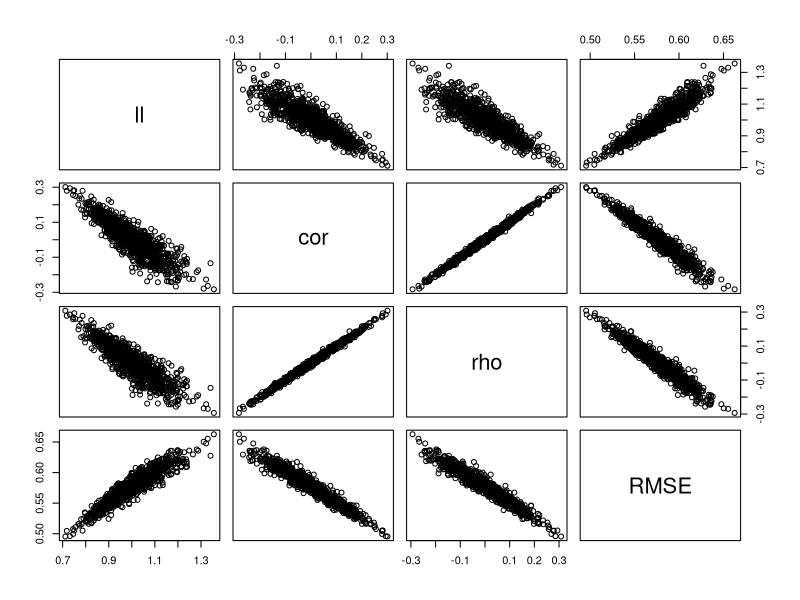

Reproduce this figure in R.
# Performance metrics ####
LogLossBinary <- function(actual, predicted, eps = 1e-15) {
    predicted <- pmin(pmax(predicted, eps), 1 - eps)
    ll <- -(sum(actual * log(predicted) + (1 - actual) * log(1 - predicted))) / length(actual)
    return(ll)
}

# Prec <- function(actual, predicted){
#     Prec <- actual/actual + truepos
#     return(Prec)
# }
# Recall <- function(actual,predicted){
#     Recall <-actual/actual+ falsepos
#     return(Recall)
# }
# 
# 
# Fscore <- 
# 
# kappa <- function

RMSE <- function(actual, predicted){
    rmse <- sqrt(mean((actual - predicted) ^ 2))
    return(rmse)
}

# Simulation ####

n <- 100
samples <- 1000

random_samples <- function(x){
    foo <- rbinom(n, 1, 0.5)
    bar <- runif(n, 0, 1)
    out <- data.frame(ll = LogLossBinary(foo, bar),
                      cor = cor(foo, bar),
                      rho = cor(foo, bar, method = "spearman"),
                      #kappa = kappa(foo, bar),
                      #Fscore = Fscore(foo, bar),
                      RMSE = RMSE(foo, bar))
    return(out)
}

results <- Reduce(rbind, lapply(1:samples, random_samples))


plot(results)
cor(results)
